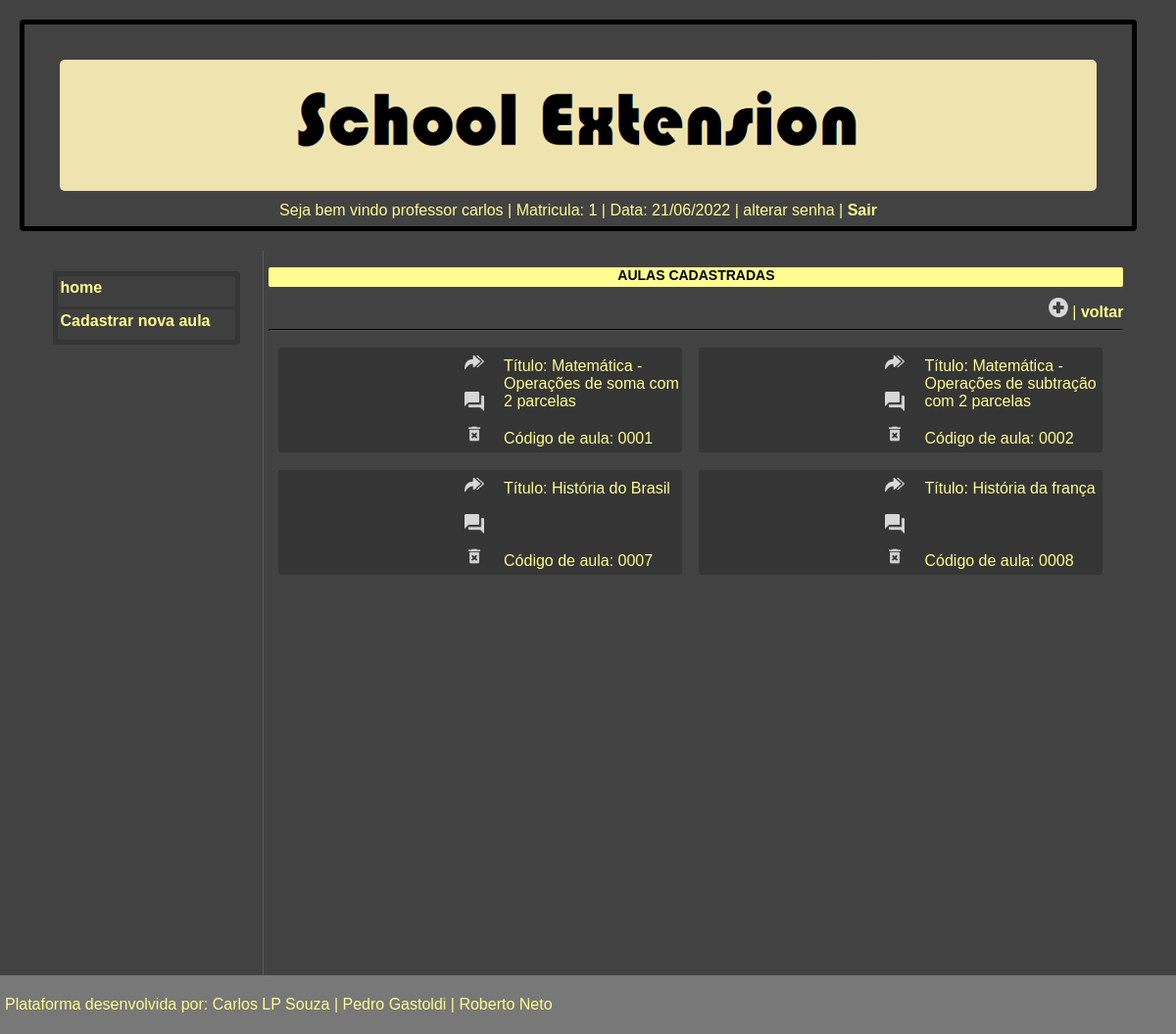
/desktop.php?painel=aulas (signed in), run on the app's committed database.
### tables this page shows
CREATE TABLE `users` (
  `id` int(10) NOT NULL,
  `user` varchar(200) NOT NULL,
  `password` varchar(200) NOT NULL,
  `nick` varchar(200) NOT NULL,
  `tipo` varchar(100) NOT NULL,
  `status` int(4) NOT NULL
);

CREATE TABLE `aulas` (
  `id` int(4) NOT NULL,
  `titulo` varchar(50) NOT NULL,
  `resumo` varchar(10000) NOT NULL,
  `link` varchar(1000) NOT NULL,
  `pergunta` varchar(1000) NOT NULL,
  `resposta` varchar(10000) NOT NULL,
  `id_user` varchar(10) NOT NULL,
  `id_turma` int(10) NOT NULL
);

### database.php (called while the page is built, shortened)
<?php
function DBRead($table, $params = null, $fields = '*'){
	$params = ($params) ? " {$params}": null;
	$query  = "SELECT {$fields} FROM {$table}{$params}";
	$result = DBExecute($query);
	if(!mysqli_num_rows($result))
		return false;
	else {
		while ($res = mysqli_fetch_assoc($result)) {
			$data [] = $res;
		};
		return $data;
	}
}
function DBExecute($query, $insertID = false){
	$link   = DBConnect();
	$result = @mysqli_query($link, $query) or die(mysqli_error($link));
	return $result;
}
?>

### desktop.php (the view, shortened to what this page needs)
<!DOCTYPE html>
<html lang="pt-br">
<head><meta http-equiv="Content-Type" content="text/html; charset=utf-8">
<link href="css/estilos.css" rel="stylesheet" type="text/css"/>
<link href="css/estilospca.css" rel="stylesheet" type="text/css"/>
</head>
<body>
<?php
require_once("database.php");
$user = $_SESSION['user'];
$sw   = $_SESSION['sw'];
$acesso = DBRead('users', "WHERE user='$user' AND password='$sw'");
if ($acesso == true){
	foreach ($acesso as $dt){
			$id_user = $dt['id'];
			$nick    = $dt['nick'];
			$tipo    = $dt['tipo'];
		}
}
else{
	header("Refresh: 0;url=index.php");
	echo "<script>alert('Usuário ou senha inválidos')</script>";
}
?>
	            <?php
	            $bsc_turma = DBRead('turma', "WHERE id_professor='$id_user'");
	            ?>
<header id='logo'>
	<div class="bg"><img src="imagens/logo.png"></div>
	<div class="inf_login">
		Seja bem vindo <?php echo $tipo;?> <?php echo $nick;?> | Matricula:  <?php echo $id_user;?>
		| Data: <?php print (date('d/m/Y')); ?> |
		alterar senha
		 | <a href='index.php' onclick="session_destroy()">Sair</a>
	</div>
</header>
<div class="conteiner">
<article class='painel_esq_desk'>
	<ul>
		<li><a href='professor.php'>home</a></li>
		<li><a onclick="showMask('mask');">Cadastrar nova aula</a></li>
	</ul>
</article>
<?php
$painel = $_GET['painel'];
if($painel == 'aulas'){
?>
<article class='painel_dir_desk' id="painel_aulas" style="display: block;">
	<h1>AULAS CADASTRADAS</h1><a onclick="showMask('mask');"><img src='img/add.png' width='20' height='20'  alt='icone adicionar aula' title='Cadastrar nova aula'></a> |
	<a href="professor.php">voltar</a>
	<hr>
	<?php
		$bsc_aula = DBRead('aulas', "WHERE id_user='$id_user'");
			if ($bsc_aula != null){
				foreach ($bsc_aula as $au){
					$cod_aula = $au['id'];
					$titulo   = $au['titulo'];
					$link     = $au['link'];
		$corrige_link = str_replace('watch?v=',  'embed/', $link );
					print "<div class='linha_aula'>";
					print "<div class='link'><iframe width='180' height='101.25' src='".$corrige_link."' frameborder='0' allow='accelerometer; autoplay; encrypted-media; gyroscope; picture-in-picture' allowfullscreen></iframe></div>";
					print "<div class='p_c_aulas'>Código de aula: ".str_pad($cod_aula, 4, 0, STR_PAD_LEFT)."</div>";
					print "<div class='p_t_aulas'>Título: ".$titulo."</div>";
					print "<div class='p_r_aulas'><a href='desktop.php?painel=confere&pergunta=".$cod_aula."'><img src='img/respostas.png' width='20' height='20' alt='icone respostas' title='Ver respostas dos alunos'></a></div>";
					print "<div class='p_e_aulas'><img src='img/excluir.png' width='20' height='20' onclick='Delete(1, $cod_aula);' alt='icone excluir' title='Excluir aula'></div>";
					print "<div class='p_d_aulas'><a href='desktop.php?painel=disponibiliza&cod_aula=".$cod_aula."'><img src='img/antena.png' width='20' height='20'  alt='icone transmitir' title='Liberar aula para as turmas'></a></div>";
					print "</div>";
			}
		}
		else{
			print('Você não possui aulas cadastradas.');
		}
	?>
</article>
<?php
}
?>
</div>
<footer>
	<p>Plataforma desenvolvida por: Carlos LP Souza | Pedro Gastoldi | Roberto Neto</p>
</footer>
</body>
</html>

### css/estilos.css (style rules this page uses)
.conteiner { position: absolute; margin-left: 4%; width: 92%; box-sizing: border-box; }
.inf_login { position: relative; float: right; text-align: center; width: 100%; }
article { position: relative; margin-top: 1px; width: 100%; margin-left: 0px; }
h1 { font-size: 14px; background-color: #FFFC90; color: black; height: 20px; text-align: center; border-radius: 2px; }
.painel_esq_desk { position: relative; float: left; width: 20%; height: 100vh; margin: 0%; padding: 0.5%; border-right: solid 1px rgba(120,120,120,0.5); box-sizing: border-box; }
.painel_dir_desk { position: relative; float: left; right: 0px; width: 80%; height: auto; min-height: 150px; margin: 0%; padding: 0.5%; text-align: right; box-sizing: border-box; }
ul { background-color: rgba(0,0,0,0.2); width: 90%; padding: 2px; border-radius: 3px; }
li { list-style: none; margin: 3px; height: 25px; padding: 3px; border-radius: 3px; background-color: rgba(66,66,66,0.8); }
iframe { border-radius: 5px; }
.linha_aula { position: relative; justify-content: flex-start; display: flex; background-color: rgba(0,0,0,0.2); margin: 1%; padding: 1px; left: 1px; float: left; width: 410px; border-radius: 3px; }
.p_t_aulas { position: absolute; top: 10px; left: 230px; text-align: left; width: 45%; overflow: ellipsis; }
.p_c_aulas { position: absolute; bottom: 5px; left: 230px; text-align: left; }
.p_d_aulas { position: absolute; top: 5px; left: 190px; }
.p_r_aulas { position: absolute; top: 45px; left: 190px; }
.p_e_aulas { position: absolute; bottom: 5px; left: 190px; }
footer { position: fixed; margin-left: 0px; bottom: 0px; width: 100%; background-color: rgba(120,120,120,1); box-sizing: border-box; padding: 5px; }

### css/estilospca.css (style rules this page uses)
body { left: 0px; top: 0px; margin: 0px; font-family: Arial; background-color: #424242; color: #FFFC90; }
p { color: #FFFC90; text-align: justify; }
a { color: #FFFC90; text-decoration: none; font-weight: bold; }
hr { border-color: black; }
#logo { width: 95vw; border: 5px solid black; border-radius: 4px; padding: 25px; margin: 20px; box-sizing: border-box; text-align: center; }
.bg { width: 98%; background-color: #EFE3AF; border-radius: 5px; margin: 1%; box-sizing: border-box; }

### data on the page
users: tipo "professor", nick "carlos", id "1"
aulas: id "0001", titulo "Matemática - Operações de soma com 2 parcelas"
aulas: id "0002", titulo "Matemática - Operações de subtração com 2 parcelas"
aulas: id "0007", titulo "História do Brasil"
aulas: id "0008", titulo "História da frança"
